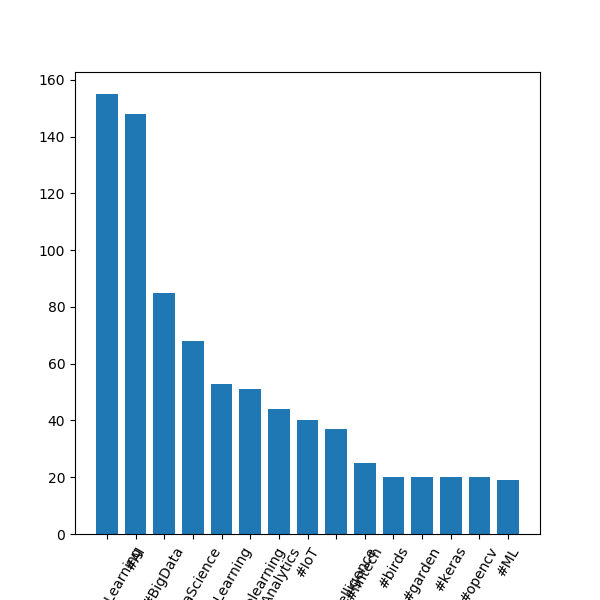

Reproduce this figure in Python.
import json
from collections import Counter
from TwitterAnalyzer import preprocess, stop

fname = 'MachineLearning.json'
with open(fname, 'r') as f:
    count_all = Counter()
    for line in f:
        if len(line) > 3:
            tweet = json.loads(line)
            # Create a list with all the terms
            terms_hash = [term for term in preprocess(tweet['text']) if term.startswith('#') and term not in stop]
            count_all.update(terms_hash)
    # Print the first 10 most frequent words
    print(count_all.most_common(15))

import matplotlib as mpl
mpl.rcParams['figure.figsize'] = (6,6)
import matplotlib.pyplot as plt

sorted_x, sorted_y = zip(*count_all.most_common(15))
print(sorted_x, sorted_y)

plt.bar(range(len(sorted_x)), sorted_y, width=0.75, align='center')
plt.xticks(range(len(sorted_x)), sorted_x, rotation=60)
plt.axis('tight')

#plt.show()
plt.savefig('CaseStudy.png')
